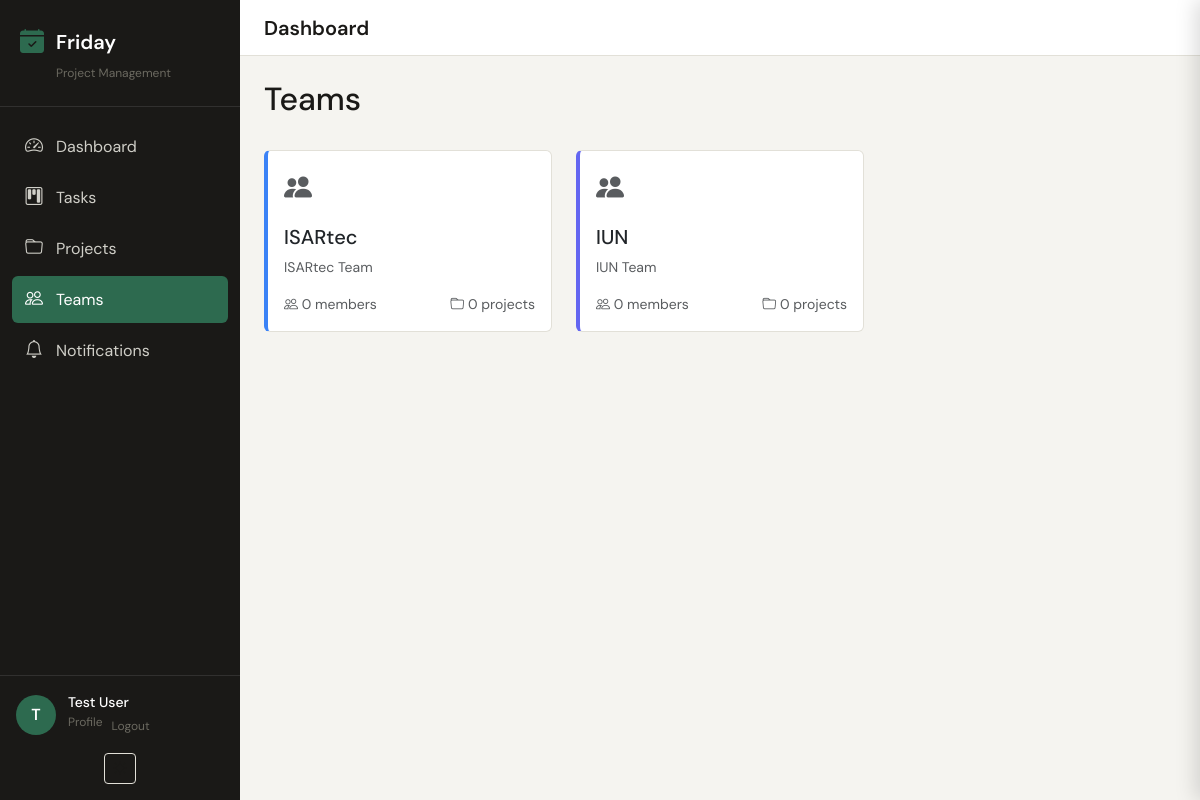
Page /teams/ (signed in) on the earlier database version.
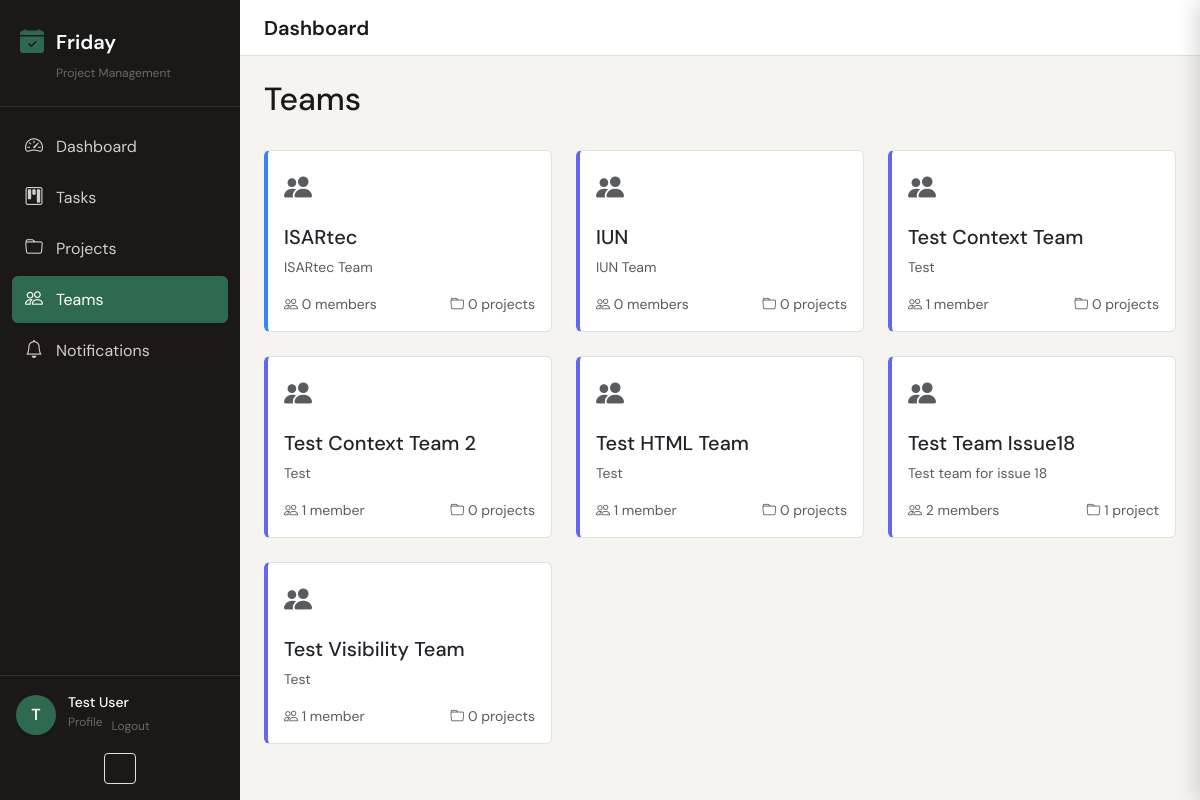
Same page on the later database version.
### apps/accounts/models.py (models this page shows, shortened)
class User(AbstractUser):
    avatar = models.ImageField(upload_to='avatars/', blank=True)
    display_name = models.CharField(max_length=100, blank=True)
    job_title = models.CharField(max_length=100, blank=True)
    phone = models.CharField(max_length=30, blank=True)
    azure_oid = models.CharField(max_length=100, blank=True, db_index=True)  # object ID from token
    azure_upn = models.EmailField(blank=True)  # UserPrincipalName
    notify_email = models.BooleanField(default=True)
    notify_inapp = models.BooleanField(default=True)
    timezone = models.CharField(max_length=50, default='Europe/Berlin')
    class Meta:
        verbose_name = 'User'
        verbose_name_plural = 'Users'
    @property
    def full_name(self):
        return self.display_name or self.get_full_name() or self.username
    @property
    def teams(self):
        from apps.teams.models import Team
        return Team.objects.filter(memberships__user=self, is_active=True)

### apps/teams/models.py (models this page shows, shortened)
class Team(TimeStampedModel):
    name        = models.CharField(max_length=100)
    slug        = models.SlugField(unique=True)
    description = models.TextField(blank=True)
    color       = models.CharField(max_length=7, default='#6366f1')
    icon        = models.CharField(max_length=50, blank=True)  # Bootstrap icon name
    is_active   = models.BooleanField(default=True)
    class Meta:
        ordering = ['name']

### apps/teams/views.py (the view)
# urls.py: path('', views.TeamListView.as_view(), name='team-list'),
class TeamListView(LoginRequiredMixin, ListView):
    model = Team
    template_name = 'teams/list.html'
    context_object_name = 'teams'
    def get_queryset(self):
        return Team.objects.filter(is_active=True).annotate(
            member_count=Count('memberships'),
            project_count=Count('member_projects', distinct=True),
        ).order_by('name')
    def get_context_data(self, **kwargs):
        ctx = super().get_context_data(**kwargs)
        ctx['my_teams'] = self.request.user.teams
        return ctx

### apps/core/context_processors.py (called while the page is built)
def friday_context(request):
    context = {
        'app_version': '1.0.0',
        'user_teams': [],
        'unread_notification_count': 0,
    }
    if request.user.is_authenticated:
        try:
            context['user_teams'] = list(request.user.teams.all()) if hasattr(request.user, 'teams') else []
        except Exception:
            context['user_teams'] = []
        try:
            from apps.notifications.models import Notification
            context['unread_notification_count'] = Notification.objects.filter(
                recipient=request.user, is_read=False
            ).count()
        except Exception:
            context['unread_notification_count'] = 0
    return context

### templates/teams/list.html (shortened to what this page needs)
{% extends 'base.html' %}
{% load static %}
{% block content %}
<div class="d-flex justify-content-between align-items-center mb-4">
    <h2>Teams</h2>
</div>
<div class="row row-cols-1 row-cols-md-3 g-4">
    {% for team in teams %}
    <div class="col">
        <a href="{% url 'teams:team-detail' team.slug %}" class="text-decoration-none">
            <div class="card h-100" style="border-left: 4px solid {{ team.color }};">
                <div class="card-body">
                    <div class="d-flex justify-content-between align-items-start mb-3">
                        <div>
                            {% if team.icon %}
                            <i class="bi bi-{{ team.icon }} fs-3 text-muted"></i>
                            {% else %}
                            <i class="bi bi-people-fill fs-3 text-muted"></i>
                            {% endif %}
                        </div>
                    </div>
                    <h5 class="card-title">{{ team.name }}</h5>
                    {% if team.description %}
                    <p class="card-text text-muted small">{{ team.description|truncatewords:15 }}</p>
                    {% endif %}
                    <div class="d-flex justify-content-between text-muted small mt-3">
                        <span><i class="bi bi-people"></i> {{ team.member_count }} member{{ team.member_count|pluralize }}</span>
                        <span><i class="bi bi-folder"></i> {{ team.project_count }} project{{ team.project_count|pluralize }}</span>
                    </div>
                </div>
            </div>
        </a>
    </div>
    {% endfor %}
</div>
{% endblock %}

### templates/base.html (shortened to what this page needs)
{% load static %}
<!DOCTYPE html>
<html lang="en">
<head>
    <link href="https://cdn.jsdelivr.net/npm/bootstrap@5.3.0/dist/css/bootstrap.min.css" rel="stylesheet">
    <link rel="stylesheet" href="https://cdn.jsdelivr.net/npm/bootstrap-icons@1.11.0/font/bootstrap-icons.css">
    <link rel="stylesheet" href="{% static 'css/friday.css' %}">
</head>
<body hx-headers='{"X-CSRFToken": "{{ csrf_token }}"}'>
    <div class="friday-layout">
        {% include 'partials/sidebar.html' %}
        <div class="friday-main">
            {% include 'partials/topbar.html' %}
            <div class="friday-content">
                {% block content %}{% endblock %}
            </div>
        </div>
    </div>
</body>
</html>

### templates/partials/sidebar.html (shortened to what this page needs)
<aside class="friday-sidebar">
    <div class="sidebar-header">
        <div class="logo">
            <i class="bi bi-calendar-check-fill"></i>
            <span class="logo-text">Friday</span>
        </div>
        <div class="tagline">Project Management</div>
    </div>
    <nav class="sidebar-nav">
        <a href="{% url 'dashboard:dashboard' %}" class="nav-item {% if request.resolver_match.app_name == 'dashboard' %}active{% endif %}">
            <i class="bi bi-speedometer2"></i>
            <span>Dashboard</span>
        </a>
        <a href="{% url 'kanban:kanban-board' %}" class="nav-item {% if request.resolver_match.app_name == 'kanban' %}active{% endif %}">
            <i class="bi bi-kanban"></i>
            <span>Tasks</span>
        </a>
        <a href="{% url 'projects:project-list' %}" class="nav-item {% if request.resolver_match.app_name == 'projects' %}active{% endif %}">
            <i class="bi bi-folder"></i>
            <span>Projects</span>
        </a>
        <a href="{% url 'teams:team-list' %}" class="nav-item {% if request.resolver_match.app_name == 'teams' %}active{% endif %}">
            <i class="bi bi-people"></i>
            <span>Teams</span>
        </a>
        <a href="{% url 'notifications:notification-list' %}" class="nav-item {% if request.resolver_match.app_name == 'notifications' %}active{% endif %} position-relative">
            <i class="bi bi-bell"></i>
            <span>Notifications</span>
        </a>
    </nav>
    <div class="sidebar-footer">
        {% if user.is_authenticated %}
	        <div class="user-section">
	            <div class="user-avatar">
	                {% if user.avatar %}
	                    <img src="{{ user.avatar.url }}" alt="{{ user.full_name }}">
	                {% else %}
	                    <div class="avatar-placeholder">{{ user.username|first|upper }}</div>
	                {% endif %}
	            </div>
	            <div class="user-info">
	                <div class="user-name">{{ user.full_name }}</div>
	                <div class="d-flex gap-2">
	                    <a href="{% url 'accounts:profile' %}" class="user-action">Profile</a>
	                    <form method="post" action="{% url 'accounts:logout' %}">
	                        <button type="submit" class="btn btn-link p-0 user-action">Logout</button>
	                    </form>
	                </div>
	            </div>
	        </div>
	        {% endif %}
        {% include 'partials/theme_toggle.html' %}
    </div>
</aside>

### templates/partials/theme_toggle.html (shortened to what this page needs)
<div class="theme-toggle-wrapper">
    <button id="theme-toggle" class="btn btn-sm btn-outline-secondary" aria-label="Toggle theme">
        <i class="bi bi-sun-fill" id="theme-icon-light"></i>
    </button>
</div>

### templates/partials/topbar.html (shortened to what this page needs)
<header class="friday-topbar">
    <div class="topbar-left">
        <h1 class="page-title">{% block page_title %}Dashboard{% endblock %}</h1>
    </div>
</header>

### static/css/friday.css (style rules this page uses)
body { font-family: 'DM Sans', -apple-system, BlinkMacSystemFont, 'Segoe UI', sans-serif; font-weight: 400; }
:root, [data-bs-theme="light"] { --friday-bg: #f5f4f0; --friday-surface: #ffffff; --friday-surface-alt: #f0efe9; --friday-border: #e2e0d8; --friday-text: #1a1917; --friday-text-muted: #6b6960; --friday-accent: #2d6a4f; --friday-accent-light: #d8f3dc; --sidebar-bg: #1a1917; }
body { background-color: var(--friday-bg); color: var(--friday-text); margin: 0; padding: 0; }
.friday-layout { display: flex; min-height: 100vh; }
.friday-sidebar { width: 240px; background-color: var(--sidebar-bg); color: #eae8e0; display: flex; flex-direction: column; position: fixed; top: 0; left: 0; bottom: 0; overflow-y: auto; }
.sidebar-header { padding: 24px 20px; border-bottom: 1px solid rgba(255, 255, 255, 0.1); }
.sidebar-header .logo { display: flex; align-items: center; gap: 12px; font-size: 1.25rem; font-weight: 600; color: #fff; }
.sidebar-header .logo i { font-size: 1.5rem; color: var(--friday-accent); }
.sidebar-header .tagline { margin-top: 4px; font-size: 0.75rem; color: var(--friday-text-muted); padding-left: 36px; }
.sidebar-nav { flex: 1; padding: 16px 12px; }
.sidebar-nav .nav-item { display: flex; align-items: center; gap: 12px; padding: 10px 12px; border-radius: 6px; color: #d0cfc8; text-decoration: none; transition: all 0.2s; margin-bottom: 4px; }
.sidebar-nav .nav-item.active { background-color: var(--friday-accent); color: #fff; }
.sidebar-nav .nav-item i { font-size: 1.125rem; width: 20px; text-align: center; }
.sidebar-footer { padding: 16px; border-top: 1px solid rgba(255, 255, 255, 0.1); }
.user-section { display: flex; align-items: center; gap: 12px; margin-bottom: 12px; }
.user-avatar { width: 40px; height: 40px; border-radius: 50%; overflow: hidden; background-color: var(--friday-accent); display: flex; align-items: center; justify-content: center; }
.avatar-placeholder { color: #fff; font-weight: 600; font-size: 1rem; }
.user-info { flex: 1; }
.user-name { font-size: 0.875rem; font-weight: 500; color: #fff; }
.user-action { font-size: 0.75rem; color: var(--friday-text-muted); text-decoration: none; }
.friday-main { flex: 1; margin-left: 240px; display: flex; flex-direction: column; overflow-y: auto; }
.friday-topbar { height: 56px; background-color: var(--friday-surface); border-bottom: 1px solid var(--friday-border); display: flex; align-items: center; justify-content: space-between; padding: 0 24px; position: sticky; top: 0; z-index: 100; }
.page-title { font-size: 1.25rem; font-weight: 600; margin: 0; color: var(--friday-text); }
.friday-content { flex: 1; padding: 24px; }
.theme-toggle-wrapper { display: flex; justify-content: center; margin-top: 16px; }
#theme-toggle { border-color: var(--friday-border); color: var(--friday-text); }
.card { background-color: var(--friday-surface); border-color: var(--friday-border); }
:root { --shadow-sm: 0 1px 3px rgba(0, 0, 0, 0.08); }

Differences in the rows shown:
added Team: name "Test Context Team", description "Test", member_count "1", project_count "0"
added Team: name "Test Context Team 2", description "Test", member_count "1", project_count "0"
added Team: name "Test HTML Team", description "Test", member_count "1", project_count "0"
added Team: name "Test Team Issue18", description "Test team for issue 18", member_count "2", project_count "1"
added Team: name "Test Visibility Team", description "Test", member_count "1", project_count "0"
